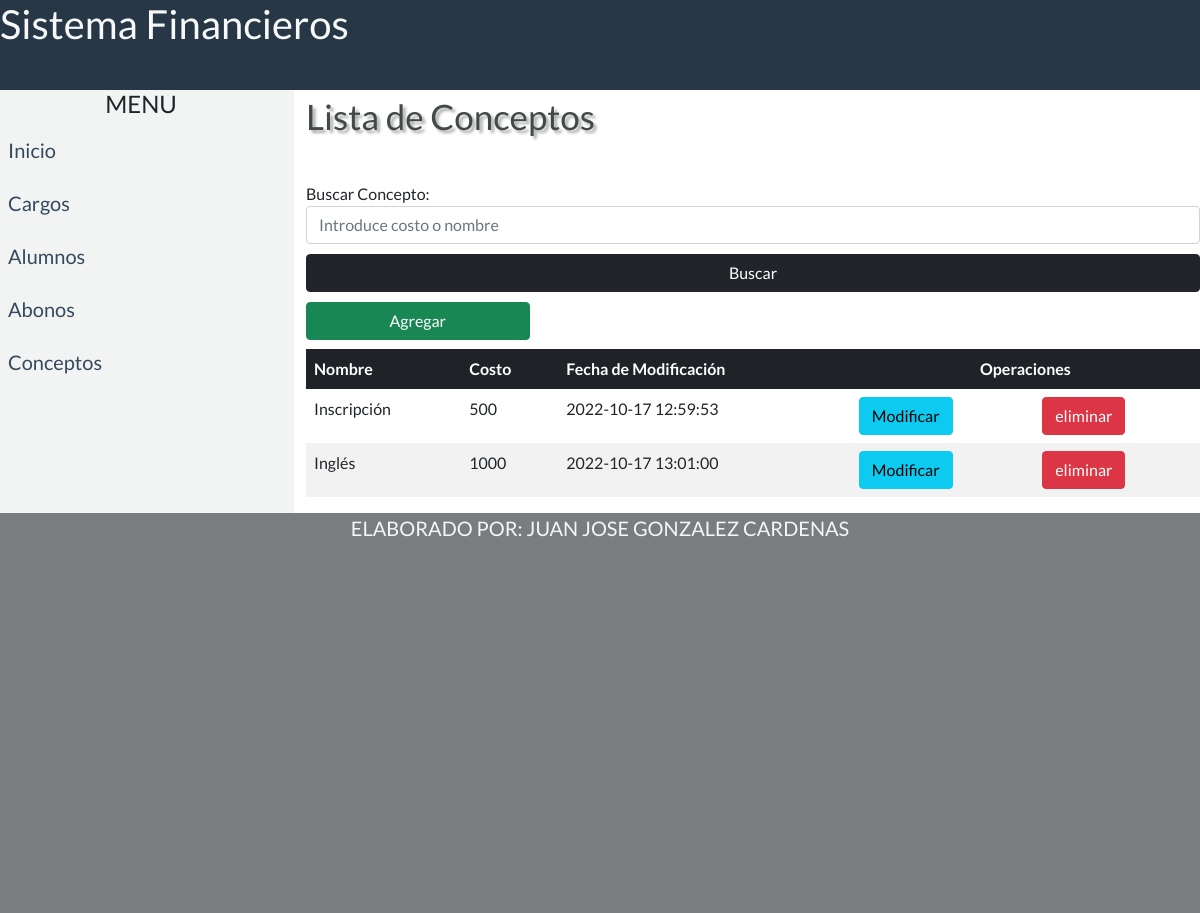
/consulta.php, run on the app's committed database.
### tables this page shows
CREATE TABLE IF NOT EXISTS `conceptos` (
  `id_concepto` int(11) NOT NULL AUTO_INCREMENT,
  `nombre` varchar(30) NOT NULL,
  `costo` double NOT NULL,
  `fecha_modificacion` datetime NOT NULL,
  PRIMARY KEY (`id_concepto`)
);

### consulta.php (the view, shortened to what this page needs)
<?php
if (isset($_GET["texto_buscar"])) {
    $texto_buscar = $_GET["texto_buscar"];
} else {
    $texto_buscar = "";
}
?>
<!doctype html>
<html lang="es">
    <head>
        <link rel="stylesheet" type="text/css" href="CSS/bootstrap.min.css">
        <link rel="stylesheet" type="text/css" href="CSS/estilos.css">
        <link rel="stylesheet" type="text/css" href="CSS/columnas.css" >
    </head>
    <body>
        <div class="row">
            <div class="col-12 header"><?php require_once 'header2.html'; ?></div>
        </div>
        <div class="row">
                <div class="col-3 menu">
                </div>
                <div class="col-9">
                    <h3 class="titulosecond">Lista de Conceptos</h3>
                    <form>
                        <label class="col-12">Buscar Concepto:</label>
                        <input type="text" name="texto_buscar" autofocus="autofocus" class="col-12 form-control"
                               placeholder="Introduce costo o nombre" value="<?php echo $texto_buscar; ?>" style="margin-bottom: 10px;"/>
                        <input type="submit" name="buscar" class="col-12 btn btn-dark" value="Buscar" style="margin-bottom: 10px;">
                    </form>
                    <button class="col-3 btn btn-success" onclick="location.href = 'formularioconceptos.php'" title="Agregar un concepto">Agregar</button>
                    <table class="table table-striped table-hover col-12">
                        <tr>
                            <th class="table-dark">Nombre</th>
                            <th class="table-dark">Costo</th>
                            <th class="table-dark">Fecha de Modificación</th>
                            <th class="table-dark" colspan="2" style="text-align: center;">Operaciones</th>
                        </tr>
                        <?php
                        require_once 'conexion.php';
                        $sql = "SELECT * FROM conceptos WHERE nombre like'%$texto_buscar%'
                             OR costo like '%$texto_buscar%'";
                        $resultado2 = $db->query($sql);
                        while ($registro = $resultado2->fetch_array()) {
                            echo '<tr>';
                            echo '<td class="text-dark">' . $registro['nombre'] . '</td>';
                            echo '<td class="text-dark">' . $registro['costo'] . '</td>';
                            echo '<td class="text-dark">' . $registro['fecha_modificacion'] . '</td>';
                            echo '<td><a href="modificar.php?id_concepto=' . $registro["id_concepto"] . '"><button class="btn btn-info">Modificar</button></a></td>';
                            echo '<td><a href="eliminar.php?id_concepto=' . $registro["id_concepto"] . '"><button class="btn btn-danger">eliminar</button></a></td>';
                            echo '</tr>';
                        }
                        ?>
                    </table>
                </div>
        </div>
            <footer class="col-12 footerend">
            </footer>
    </body>
</html>

### CSS/estilos.css (style rules this page uses)
* { font-family: "Lato", sans-serif; padding: 0; margin: 0; }
.titulosecond { font-size: 35px; text-align: left; color: RGB(66, 73, 73); padding-top: 5px; margin-bottom: 5%; text-shadow: 3px 3px 3px #ababab; }
table { margin-top: 1%; }
th, td { border: none; }

### CSS/columnas.css (style rules this page uses)
.row::after { clear: both; display: table; }
[class*="col-"] { float: left; padding: 0px, 5px, 0px, 5px; }
.col-3 { width: 25%; }
.col-9 { width: 75%; }
.col-12 { width: 100%; }
.header { background-color: rgb(39, 55, 70); text-align: left; color: rgb(247, 249, 249); height: 90px; width: 100%; }
li h4 { text-align: center; }
.menu { background-color: RGB(242, 244, 244); height: auto; }
.menu ul { list-style-type: none; margin: 0; padding: 0; }
.menu li a { display: block; font-size: 20px; text-decoration: none; padding: 8px; margin-bottom: 7px; color: RGB(52, 73, 94); }
.footerend { background-color:RGB(121, 125, 127); height:50vh; width: 100%; text-align: center; font-size: 20px; color: RGB(244, 246, 247); }

### data on the page
conceptos: nombre "Inscripción", costo "500", fecha_modificacion "2022-10-17 12:59:53"
conceptos: nombre "Inglés", costo "1000", fecha_modificacion "2022-10-17 13:01:00"
